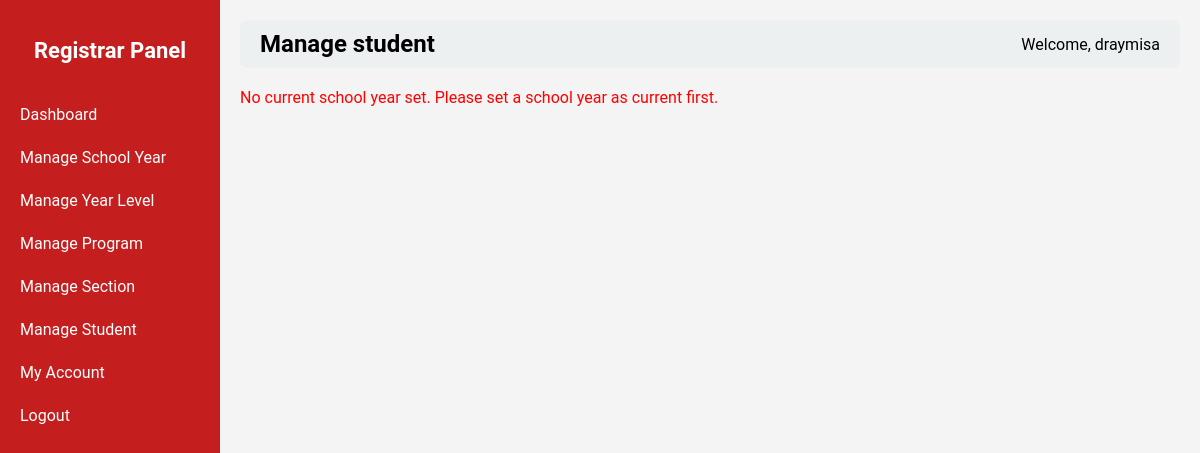
The page /registrar.php?page=manage_student (signed in) on the database as committed earlier.
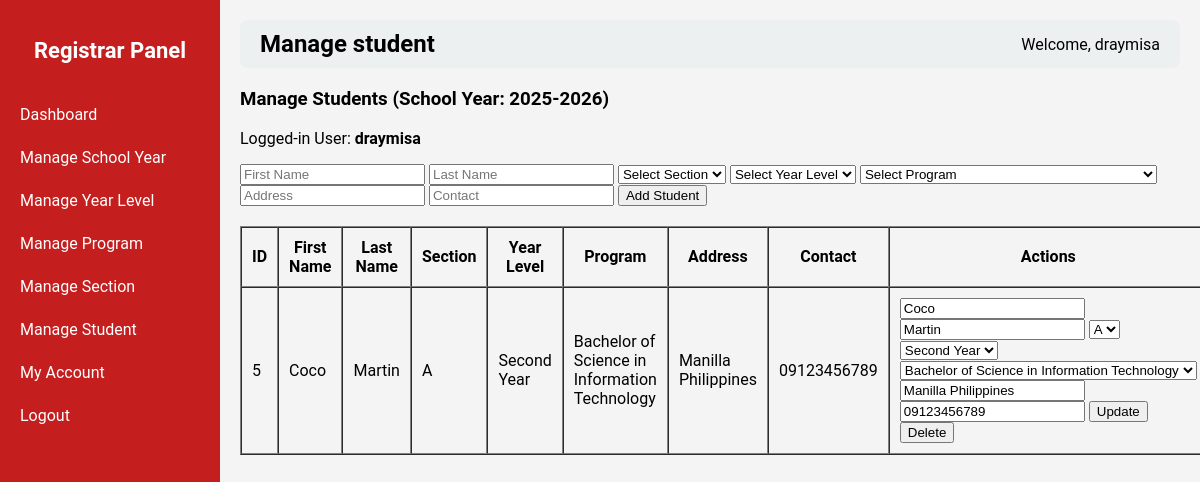
The same page on the database as committed later.
### tables this page shows
CREATE TABLE `school_years` (
  `id` int(11) NOT NULL,
  `school_year` varchar(50) NOT NULL,
  `is_current` tinyint(1) DEFAULT 0
);

CREATE TABLE `students` (
  `id` int(11) NOT NULL,
  `first_name` varchar(50) NOT NULL,
  `last_name` varchar(50) NOT NULL,
  `school_year_id` int(11) NOT NULL,
  `program_id` int(11) NOT NULL,
  `year_level_id` int(11) NOT NULL,
  `section_id` int(11) NOT NULL,
  `address` varchar(100) NOT NULL,
  `contact` varchar(20) NOT NULL,
  `img` varchar(255) NOT NULL,
  `user_id` int(11) NOT NULL
);

CREATE TABLE `sections` (
  `id` int(11) NOT NULL,
  `section_name` varchar(50) NOT NULL
);

CREATE TABLE `year_levels` (
  `id` int(11) NOT NULL,
  `year_level` varchar(50) NOT NULL
);

CREATE TABLE `programs` (
  `id` int(11) NOT NULL,
  `program_code` varchar(50) NOT NULL,
  `program_name` varchar(100) NOT NULL
);

### registrar_pages/manage_student.php (the view, shortened to what this page needs)
<?php
require __DIR__ . '/../db_connect.php';
$current_user_name = $_SESSION['username'] ?? 'Unknown';
$current_sy = $pdo->query("SELECT * FROM school_years WHERE is_current=1 LIMIT 1")->fetch(PDO::FETCH_ASSOC);
if (!$current_sy) {
    echo "<p style='color:red;'>No current school year set. Please set a school year as current first.</p>";
    return;
}
$current_sy_id = $current_sy['id'];
$year_levels = $pdo->query("SELECT * FROM year_levels ORDER BY id ASC")->fetchAll(PDO::FETCH_ASSOC);
$programs = $pdo->query("SELECT * FROM programs ORDER BY id ASC")->fetchAll(PDO::FETCH_ASSOC);
$sections = $pdo->query("SELECT * FROM sections ORDER BY section_name ASC")->fetchAll(PDO::FETCH_ASSOC);
$students = $pdo->prepare("
    SELECT st.*, sec.section_name, yl.year_level, p.program_name
    FROM students st
    LEFT JOIN sections sec ON st.section_id = sec.id
    LEFT JOIN year_levels yl ON st.year_level_id = yl.id
    LEFT JOIN programs p ON st.program_id = p.id
    WHERE st.school_year_id = ?
    ORDER BY st.id ASC
");
$students->execute([$current_sy_id]);
$students = $students->fetchAll(PDO::FETCH_ASSOC);
?>
<h3>Manage Students (School Year: <?= htmlspecialchars($current_sy['school_year']); ?>)</h3>
<p>Logged-in User: <b><?= htmlspecialchars($current_user_name); ?></b></p>
<form method="POST" style="margin-bottom:20px;">
    <input type="text" name="first_name" placeholder="First Name" required>
    <input type="text" name="last_name" placeholder="Last Name" required>
    <select name="section_id" required>
        <option value="">Select Section</option>
    </select>
    <select name="year_level_id" required>
        <option value="">Select Year Level</option>
    </select>
    <select name="program_id" required>
        <option value="">Select Program</option>
    </select>
    <input type="text" name="address" placeholder="Address">
    <input type="text" name="contact" placeholder="Contact">
    <button type="submit" name="add_student">Add Student</button>
</form>
<table border="1" cellpadding="10" cellspacing="0" style="width:100%;">
    <tr>
        <th>ID</th>
        <th>First Name</th>
        <th>Last Name</th>
        <th>Section</th>
        <th>Year Level</th>
        <th>Program</th>
        <th>Address</th>
        <th>Contact</th>
        <th>Actions</th>
    </tr>
    <?php foreach ($students as $stu): ?>
    <tr>
        <td><?= $stu['id'] ?></td>
        <td><?= htmlspecialchars($stu['first_name']) ?></td>
        <td><?= htmlspecialchars($stu['last_name']) ?></td>
        <td><?= htmlspecialchars($stu['section_name']) ?></td>
        <td><?= htmlspecialchars($stu['year_level']) ?></td>
        <td><?= htmlspecialchars($stu['program_name']) ?></td>
        <td><?= htmlspecialchars($stu['address']) ?></td>
        <td><?= htmlspecialchars($stu['contact']) ?></td>
        <td>
            <form method="POST" style="display:inline-block;">
                <input type="text" name="first_name" value="<?= htmlspecialchars($stu['first_name']) ?>" required>
                <input type="text" name="last_name" value="<?= htmlspecialchars($stu['last_name']) ?>" required>
                <select name="section_id" required>
                    <?php foreach ($sections as $sec): ?>
                        <option value="<?= $sec['id'] ?>" <?= $sec['id']==$stu['section_id'] ? 'selected' : '' ?>>
                            <?= htmlspecialchars($sec['section_name']) ?>
                        </option>
                    <?php endforeach; ?>
                </select>
                <select name="year_level_id" required>
                    <?php foreach ($year_levels as $yl): ?>
                        <option value="<?= $yl['id'] ?>" <?= $yl['id']==$stu['year_level_id'] ? 'selected' : '' ?>>
                            <?= htmlspecialchars($yl['year_level']) ?>
                        </option>
                    <?php endforeach; ?>
                </select>
                <select name="program_id" required>
                    <?php foreach ($programs as $p): ?>
                        <option value="<?= $p['id'] ?>" <?= $p['id']==$stu['program_id'] ? 'selected' : '' ?>>
                            <?= htmlspecialchars($p['program_name']) ?>
                        </option>
                    <?php endforeach; ?>
                </select>
                <input type="text" name="address" value="<?= htmlspecialchars($stu['address']) ?>">
                <input type="text" name="contact" value="<?= htmlspecialchars($stu['contact']) ?>">
                <button type="submit" name="update_student">Update</button>
            </form>
            <form method="POST" style="display:inline-block;">
                <button type="submit" name="delete_student" onclick="return confirm('Are you sure?')">Delete</button>
            </form>
        </td>
    </tr>
    <?php endforeach; ?>
</table>

### registrar.php (shortened to what this page needs)
<?php
$page = isset($_GET['page']) ? $_GET['page'] : 'dashboard';
?>
<!DOCTYPE html>
<html>
<head>
</head>
<body>
<div class="sidebar">
    <h2>Registrar Panel</h2>
    <a href="?page=dashboard">Dashboard</a>
    <a href="?page=manage_school_year">Manage School Year</a>
    <a href="?page=manage_year_level">Manage Year Level</a>
    <a href="?page=manage_program">Manage Program</a>
    <a href="?page=manage_section">Manage Section</a>
    <a href="?page=manage_student">Manage Student</a>
    <a href="?page=my_account">My Account</a>
    <a href="logout.php">Logout</a>
</div>
<div class="main-content">
    <div class="header">
        <h2><?php echo ucfirst(str_replace('_',' ', $page)); ?></h2>
        <span>Welcome, <?php echo $_SESSION['username']; ?></span>
    </div>
    <div class="content" style="margin-top:20px;">
        <?php
        $pageFile = "registrar_pages/{$page}.php";
        if (file_exists($pageFile)) {
            include $pageFile;
        } else {
            echo "<p>Page not found.</p>";
        }
        ?>
    </div>
</div>
</body>
</html>

### registrar.php (style rules this page uses)
body { margin:0; font-family:'Roboto', sans-serif; background:#f4f4f4; }
.sidebar { position: fixed; top:0; left:0; width:220px; height:100%; background-color:#c41e1e; color:white; display:flex; flex-direction:column; padding-top:20px; }
.sidebar h2 { text-align:center; margin-bottom:30px; font-size:22px; }
.sidebar a { padding:12px 20px; text-decoration:none; color:white; display:block; transition:0.3s; }
.main-content { margin-left:220px; padding:20px; }
.header { display:flex; justify-content:space-between; align-items:center; background:#ecf0f1; padding:10px 20px; border-radius:8px; }
.header h2 { margin:0; }

Rows that differ between the two databases and show on the page:
added school_years: school_year "2025-2026"
added students: id "5", first_name "Coco", last_name "Martin", section.section_name "A", year_level.year_level "Second Year", program.program_name "Bachelor of Science in Information Technology", address "Manilla Philippines", contact "09123456789", section_id "A", year_level_id "Second Year", program_id "Bachelor of Science in Information Technology"
Other text that changed with them:
$current_user_name: (not shown) → "draymisa"
form field section_id: (not shown) → "Select Section"
form field year_level_id: (not shown) → "Select Year Level"
form field program_id: (not shown) → "Select Program"
text no longer shown: "No current school year set. Please set a school year as current first."
text now shown: "Manage Students (School Year: ) Logged-in User: Add Student ID First Name Last Name Section Year Level Program Address Contact Actions"
